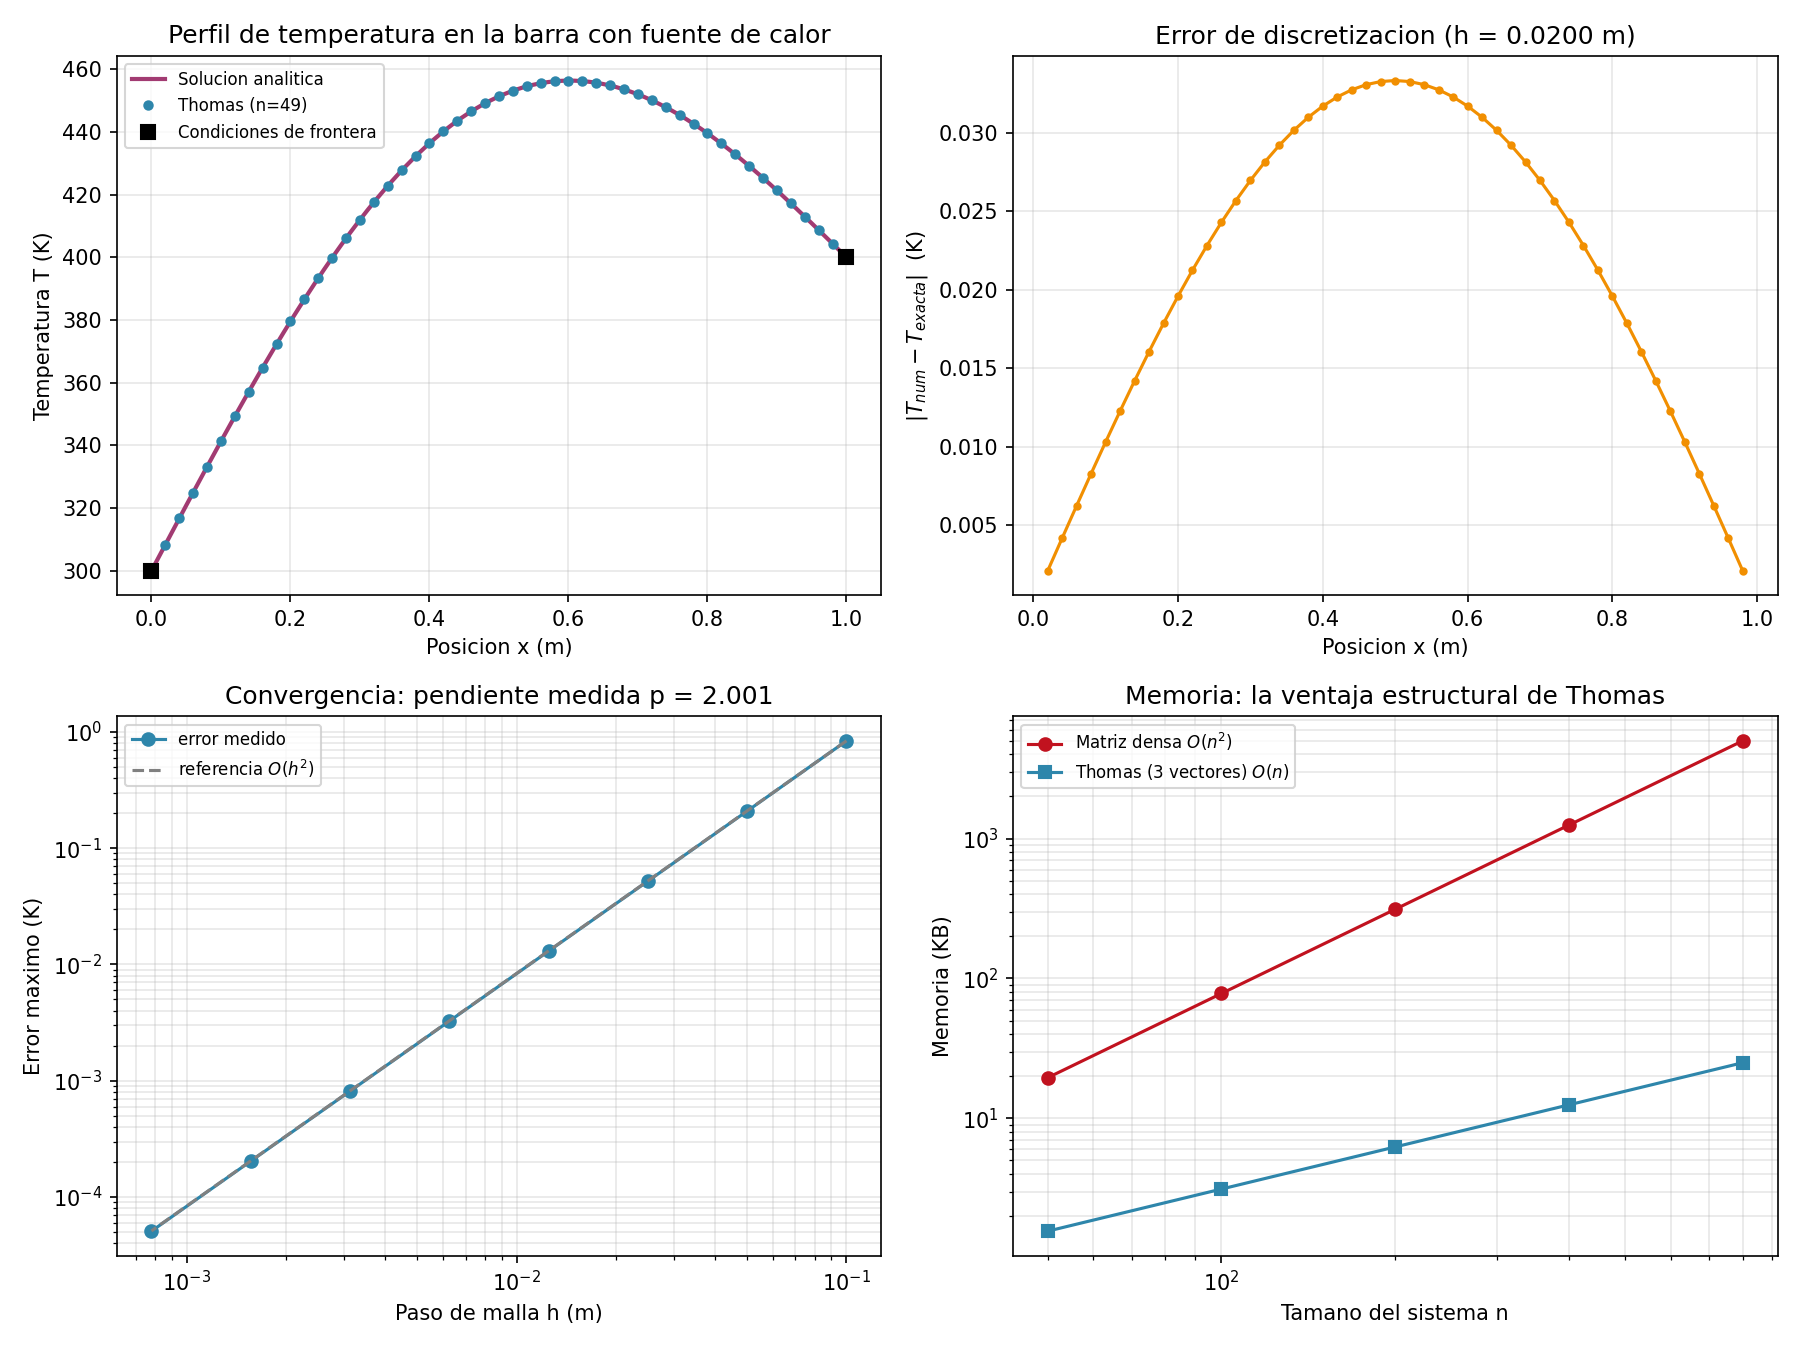

This chart was generated by the following Python code:
r"""
=============================================================================
 TEMA: Matrices tridiagonales y de banda (algoritmo de Thomas)
 CURSO: Fisica Computacional II
=============================================================================
EJEMPLO FISICO: conduccion de calor estacionaria en una barra con fuente
---------------------------------------------------------------------------
Barra de longitud L, conductividad termica k, con generacion de calor
interna q(x) (por ejemplo, calentamiento ohmico) y temperaturas fijas en
los extremos. La ecuacion de calor en estado estacionario es:

        k d2T/dx2 + q(x) = 0 ,     T(0) = T_izq ,   T(L) = T_der

Se elige q(x) = q0 sin(pi x / L), que admite SOLUCION ANALITICA EXACTA:

        T(x) = T_izq + (T_der - T_izq) x/L + (q0 L^2)/(k pi^2) sin(pi x/L)

(se verifica derivando dos veces: d2/dx2 del termino lineal es cero y
 d2/dx2 [sin(pi x/L)] = -(pi/L)^2 sin(pi x/L), lo que cancela exactamente
 q(x)/k). Tener la solucion exacta permite medir el error REAL del metodo
contra la fisica, no solo contra otra rutina numerica.
"""

import time
import numpy as np
import matplotlib.pyplot as plt

np.set_printoptions(precision=5, suppress=True)


# =========================================================================
# 1) Algoritmo de Thomas
# =========================================================================
def thomas(a, b, c, d, verificar_dominancia=True):
    """
    Resuelve un sistema tridiagonal en O(n).

    Parametros
    ----------
    a : subdiagonal, longitud n (a[0] no se usa)
    b : diagonal principal, longitud n
    c : superdiagonal, longitud n (c[n-1] no se usa)
    d : lado derecho, longitud n

    Los arreglos NO se modifican (se trabaja sobre copias).
    """
    n = len(b)
    a, b, c, d = (np.asarray(v, dtype=float).copy() for v in (a, b, c, d))

    if verificar_dominancia:
        fuera_de_diagonal = np.abs(a) + np.abs(c)
        fuera_de_diagonal[0] = abs(c[0])
        fuera_de_diagonal[-1] = abs(a[-1])
        if not np.all(np.abs(b) >= fuera_de_diagonal - 1e-12):
            raise ValueError(
                "La matriz NO es diagonalmente dominante: Thomas sin pivoteo "
                "puede ser inestable aqui. Use eliminacion con pivoteo."
            )

    # --- barrido hacia adelante ---
    for i in range(1, n):
        m = a[i] / b[i - 1]
        b[i] = b[i] - m * c[i - 1]
        d[i] = d[i] - m * d[i - 1]

    # --- barrido hacia atras ---
    x = np.zeros(n)
    x[-1] = d[-1] / b[-1]
    for i in range(n - 2, -1, -1):
        x[i] = (d[i] - c[i] * x[i + 1]) / b[i]
    return x


# =========================================================================
# 2) Construccion del problema fisico discretizado
# =========================================================================
L_barra = 1.0          # longitud de la barra (m)
k_cond = 50.0          # conductividad termica (W/m K), tipico de un acero
q0 = 5.0e4             # amplitud de la fuente de calor (W/m^3)
T_izq, T_der = 300.0, 400.0     # temperaturas fijas en los extremos (K)


def solucion_analitica(x):
    """T(x) exacta, derivada en el encabezado."""
    return (T_izq + (T_der - T_izq) * x / L_barra
            + q0 * L_barra**2 / (k_cond * np.pi**2) * np.sin(np.pi * x / L_barra))


def construir_sistema(n_int):
    """
    Discretiza k T'' + q = 0 en n_int nodos INTERIORES.
    Malla: x_i = (i+1) h, con h = L/(n_int+1); los extremos son frontera.

    En cada nodo interior:
        k (T_{i-1} - 2T_i + T_{i+1})/h^2 = -q_i
    Multiplicando por -h^2/k:
        -T_{i-1} + 2 T_i - T_{i+1} = h^2 q_i / k
    Las condiciones de frontera (T conocida en los extremos) se pasan al
    lado derecho: en la primera fila T_{i-1}=T_izq es un dato conocido, no
    una incognita, asi que su termino se suma a d[0]. Analogo en la ultima.
    """
    h = L_barra / (n_int + 1)
    x = np.linspace(h, L_barra - h, n_int)

    a = np.full(n_int, -1.0)      # subdiagonal
    b = np.full(n_int, 2.0)       # diagonal
    c = np.full(n_int, -1.0)      # superdiagonal
    a[0] = 0.0
    c[-1] = 0.0

    q = q0 * np.sin(np.pi * x / L_barra)
    d = h**2 * q / k_cond
    d[0] += T_izq                 # condicion de frontera izquierda
    d[-1] += T_der                # condicion de frontera derecha

    return a, b, c, d, x, h


# --- resolucion con una malla de tamano moderado ---
n_int = 49
a, b, c, d, x, h = construir_sistema(n_int)

print(f"Malla: {n_int} nodos interiores, h = {h:.5f} m")
print(f"Dominancia diagonal: |b|=2, |a|+|c|=2 en filas interiores "
      f"(se cumple la igualdad; en las filas de frontera |b| > |a|+|c|)")

T_num = thomas(a, b, c, d)
T_exa = solucion_analitica(x)

error_max = np.max(np.abs(T_num - T_exa))
error_rms = np.sqrt(np.mean((T_num - T_exa) ** 2))
print(f"\nError maximo   |T_num - T_exacta| = {error_max:.6e} K")
print(f"Error RMS                          = {error_rms:.6e} K")
print(f"Temperatura maxima calculada       = {T_num.max():.4f} K")

# --- verificacion contra la matriz densa (mismo sistema, otro metodo) ---
A_densa = (np.diag(b) + np.diag(c[:-1], 1) + np.diag(a[1:], -1))
T_densa = np.linalg.solve(A_densa, d)
print(f"Diferencia Thomas vs numpy (matriz densa) = "
      f"{np.max(np.abs(T_num - T_densa)):.3e} K")

# =========================================================================
# 3) Convergencia: verificacion de que el error escala como O(h^2)
# =========================================================================
print("\n" + "=" * 72)
print("ESTUDIO DE CONVERGENCIA (debe dar pendiente ~2)")
print("=" * 72)

ns = np.array([9, 19, 39, 79, 159, 319, 639, 1279])
hs, errores = [], []
for n_ in ns:
    a_, b_, c_, d_, x_, h_ = construir_sistema(n_)
    T_ = thomas(a_, b_, c_, d_)
    hs.append(h_)
    errores.append(np.max(np.abs(T_ - solucion_analitica(x_))))
hs, errores = np.array(hs), np.array(errores)

# pendiente en escala log-log = orden de convergencia observado
orden = np.polyfit(np.log(hs), np.log(errores), 1)[0]
print(f"  Orden de convergencia medido: p = {orden:.4f}  (teorico: 2)")
for h_, e_ in zip(hs, errores):
    print(f"    h = {h_:.6f}  ->  error_max = {e_:.4e} K")

# =========================================================================
# 4) Costo computacional: Thomas O(n) vs Gauss denso O(n^3)
# =========================================================================
print("\n" + "=" * 72)
print("COSTO: Thomas O(n) vs solver denso O(n^3)")
print("=" * 72)

tamanos = [50, 100, 200, 400, 800]
t_thomas, t_denso = [], []
mem_thomas, mem_denso = [], []

for n_ in tamanos:
    a_, b_, c_, d_, _, _ = construir_sistema(n_)

    t0 = time.perf_counter()
    for _ in range(5):
        thomas(a_, b_, c_, d_, verificar_dominancia=False)
    t_thomas.append((time.perf_counter() - t0) / 5)

    A_ = np.diag(b_) + np.diag(c_[:-1], 1) + np.diag(a_[1:], -1)
    t0 = time.perf_counter()
    for _ in range(5):
        np.linalg.solve(A_, d_)
    t_denso.append((time.perf_counter() - t0) / 5)

    mem_thomas.append(4 * n_ * 8 / 1024)          # 4 vectores, float64, en KB
    mem_denso.append(n_ * n_ * 8 / 1024)          # matriz completa, en KB

    print(f"  n={n_:5d}: Thomas = {t_thomas[-1]*1e6:9.1f} us | "
          f"denso = {t_denso[-1]*1e6:9.1f} us | "
          f"memoria {mem_thomas[-1]:.1f} KB vs {mem_denso[-1]:.1f} KB")

print("""
NOTA HONESTA SOBRE LA COMPARACION DE TIEMPOS: el algoritmo de Thomas aqui
esta escrito en Python puro (bucles interpretados), mientras que
numpy.linalg.solve llama a LAPACK compilado en Fortran/C. Por eso, para n
pequeno, el "denso" puede incluso ganar pese a su peor complejidad: se esta
comparando O(n) interpretado contra O(n^3) compilado. Lo que importa es la
PENDIENTE de cada curva (como crece el tiempo con n), no el valor absoluto.
La ventaja real y no discutible de Thomas es la MEMORIA: crece como O(n)
frente a O(n^2), y esa comparacion no depende del lenguaje.
""")

# =========================================================================
# 5) Graficas
# =========================================================================
fig, axes = plt.subplots(2, 2, figsize=(12, 9))

# (a) Perfil de temperatura
x_fino = np.linspace(0, L_barra, 400)
axes[0, 0].plot(x_fino, solucion_analitica(x_fino), "-", color="#A23B72",
                lw=2, label="Solucion analitica")
axes[0, 0].plot(x, T_num, "o", color="#2E86AB", ms=4,
                label=f"Thomas (n={n_int})")
axes[0, 0].plot([0, L_barra], [T_izq, T_der], "ks", ms=7,
                label="Condiciones de frontera")
axes[0, 0].set_xlabel("Posicion x (m)")
axes[0, 0].set_ylabel("Temperatura T (K)")
axes[0, 0].set_title("Perfil de temperatura en la barra con fuente de calor")
axes[0, 0].legend(fontsize=8)
axes[0, 0].grid(alpha=0.3)

# (b) Error nodo a nodo
axes[0, 1].plot(x, np.abs(T_num - T_exa), "o-", color="#F18F01", ms=3)
axes[0, 1].set_xlabel("Posicion x (m)")
axes[0, 1].set_ylabel(r"$|T_{num} - T_{exacta}|$  (K)")
axes[0, 1].set_title(f"Error de discretizacion (h = {h:.4f} m)")
axes[0, 1].grid(alpha=0.3)

# (c) Convergencia O(h^2)
axes[1, 0].loglog(hs, errores, "o-", color="#2E86AB", label="error medido")
axes[1, 0].loglog(hs, errores[0] * (hs / hs[0]) ** 2, "--", color="gray",
                  label=r"referencia $O(h^2)$")
axes[1, 0].set_xlabel("Paso de malla h (m)")
axes[1, 0].set_ylabel("Error maximo (K)")
axes[1, 0].set_title(f"Convergencia: pendiente medida p = {orden:.3f}")
axes[1, 0].legend(fontsize=8)
axes[1, 0].grid(alpha=0.3, which="both")

# (d) Memoria requerida
axes[1, 1].loglog(tamanos, mem_denso, "o-", color="#C1121F",
                  label=r"Matriz densa $O(n^2)$")
axes[1, 1].loglog(tamanos, mem_thomas, "s-", color="#2E86AB",
                  label=r"Thomas (3 vectores) $O(n)$")
axes[1, 1].set_xlabel("Tamano del sistema n")
axes[1, 1].set_ylabel("Memoria (KB)")
axes[1, 1].set_title("Memoria: la ventaja estructural de Thomas")
axes[1, 1].legend(fontsize=8)
axes[1, 1].grid(alpha=0.3, which="both")

plt.tight_layout()
plt.savefig("6_tridiagonales_banda.png", dpi=150)
print("Grafica guardada en 6_tridiagonales_banda.png")

# =========================================================================
# 6) Extension a matrices de BANDA (ancho de banda mayor que 1)
# =========================================================================
print("\n" + "=" * 72)
print("EXTENSION: matrices de banda")
print("=" * 72)
print("""
Una matriz de banda con semiancho p tiene entradas no nulas solo si
|i - j| <= p (la tridiagonal es el caso p = 1). Surgen, por ejemplo, al
usar diferencias finitas de MAYOR ORDEN: la formula de 5 puntos para T''

    T'' = (-T_{i-2} + 16T_{i-1} - 30T_i + 16T_{i+1} - T_{i+2}) / (12 h^2)

tiene error O(h^4) en lugar de O(h^2), pero conecta cada nodo con CUATRO
vecinos, dando p = 2 (pentadiagonal). El mismo argumento del algoritmo de
Thomas se generaliza: la eliminacion solo necesita tocar las p filas
siguientes y las p columnas siguientes, con costo O(n p^2) en vez de
O(n^3). Se comprueba abajo que la version pentadiagonal efectivamente
converge mas rapido.
""")

def construir_pentadiagonal(n_int):
    """Discretizacion de 5 puntos (O(h^4)) para el mismo problema fisico.
    En los nodos adyacentes a la frontera no hay suficientes vecinos para
    la formula de 5 puntos, asi que ahi se usa la de 3 puntos: por eso el
    orden global observado queda entre 2 y 4, no exactamente 4."""
    h = L_barra / (n_int + 1)
    x = np.linspace(h, L_barra - h, n_int)
    A = np.zeros((n_int, n_int))
    q = q0 * np.sin(np.pi * x / L_barra)
    d = h**2 * q / k_cond

    for i in range(n_int):
        if 2 <= i <= n_int - 3:
            A[i, i-2], A[i, i-1], A[i, i] = 1/12, -16/12, 30/12
            A[i, i+1], A[i, i+2] = -16/12, 1/12
        else:
            A[i, i] = 2.0
            if i > 0:
                A[i, i-1] = -1.0
            if i < n_int - 1:
                A[i, i+1] = -1.0
    d[0] += T_izq
    d[-1] += T_der
    return A, d, x

err_penta = []
for n_ in ns[:6]:
    A_, d_, x_ = construir_pentadiagonal(n_)
    T_ = np.linalg.solve(A_, d_)
    err_penta.append(np.max(np.abs(T_ - solucion_analitica(x_))))
orden_penta = np.polyfit(np.log(hs[:6]), np.log(err_penta), 1)[0]
print(f"  Orden de convergencia tridiagonal (3 puntos):   p = {orden:.3f}")
print(f"  Orden de convergencia pentadiagonal (5 puntos): p = {orden_penta:.3f}")
